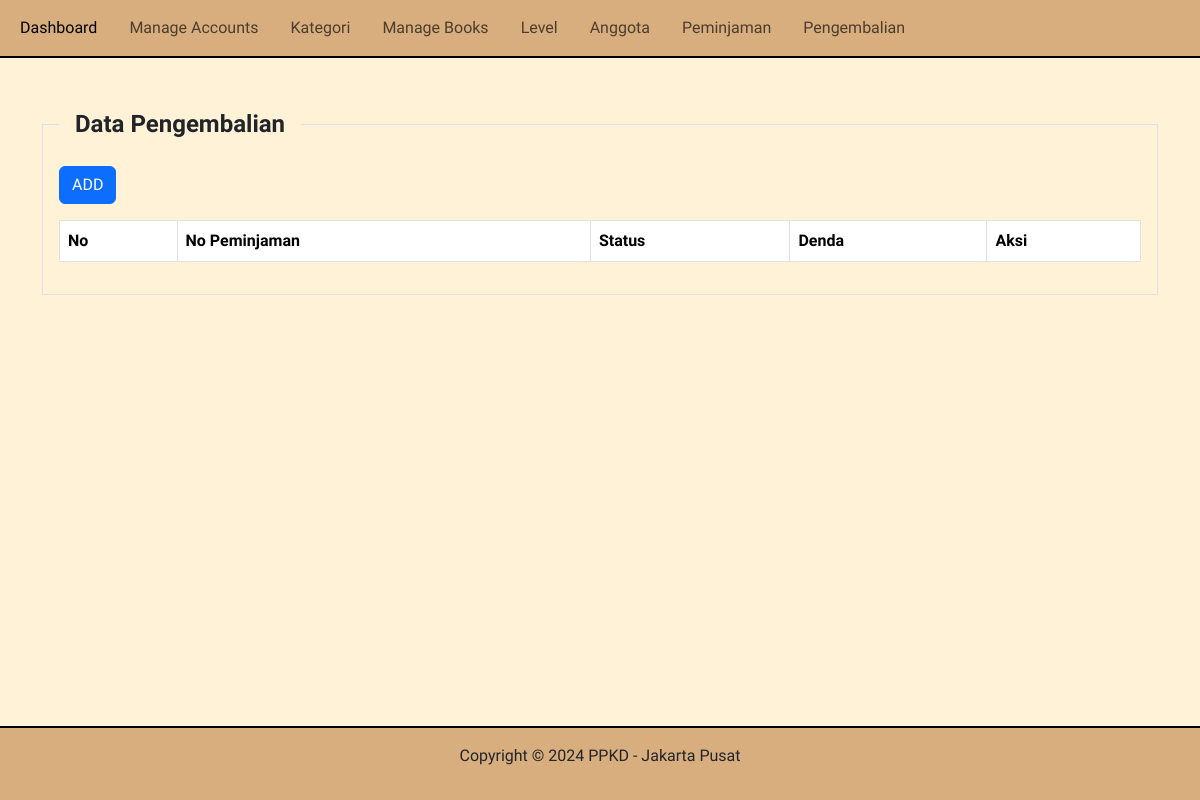
Before: /?pg=pengembalian with the older database file.
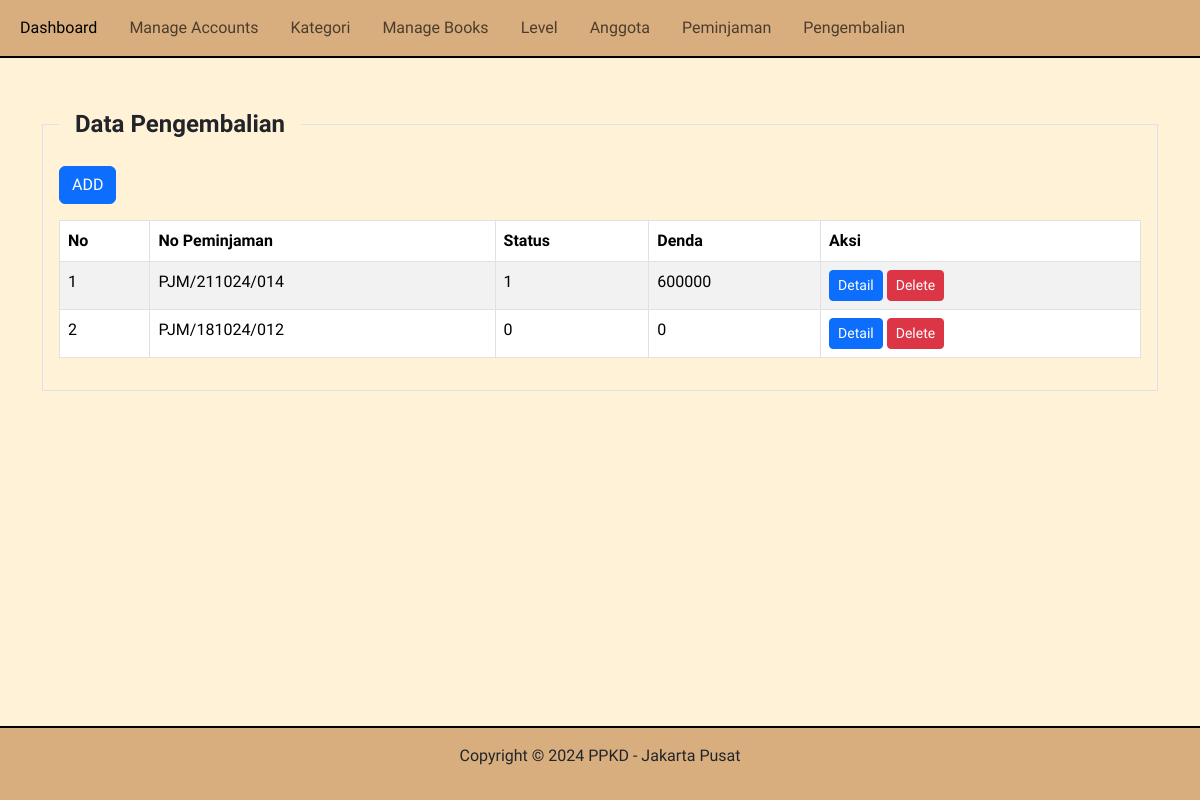
After: the same page with the newer database file.
### tables this page shows
CREATE TABLE `pengembalian` (
  `id` int(11) NOT NULL,
  `id_peminjaman` int(11) NOT NULL,
  `status` tinyint(1) NOT NULL,
  `denda` int(11) NOT NULL,
  `created_at` timestamp NOT NULL DEFAULT current_timestamp(),
  `updated_at` timestamp NOT NULL DEFAULT current_timestamp() ON UPDATE current_timestamp()
);

CREATE TABLE `peminjaman` (
  `id` int(11) NOT NULL,
  `id_anggota` int(11) NOT NULL,
  `no_peminjaman` varchar(50) NOT NULL,
  `tgl_peminjaman` date NOT NULL,
  `tgl_pengembalian` date NOT NULL,
  `status` varchar(20) NOT NULL,
  `created_at` timestamp NOT NULL DEFAULT current_timestamp(),
  `updated_at` timestamp NOT NULL DEFAULT current_timestamp() ON UPDATE current_timestamp(),
  `deleted_at` tinyint(1) NOT NULL DEFAULT 0
);

### content/pengembalian.php (the view, shortened to what this page needs)
<?php
$query = mysqli_query($koneksi, "SELECT peminjaman.no_peminjaman, pengembalian.* FROM pengembalian LEFT JOIN peminjaman ON peminjaman.id = pengembalian.id_peminjaman ORDER BY id DESC");
?>
<div class="mt-5 container">
    <div class="row">
        <div class="col-sm-12">
            <fieldset class="border p-3">
                <legend class="float-none w-auto px-3 fw-bold">Data Pengembalian</legend>
                <div class="button-action mb-3">
                    <a href="?pg=tambah-pengembalian" class=" btn btn-primary custom-button">ADD</a>
                </div>
                <div class="table-responsive">
                    <table class="table table-bordered table-striped">
                        <thead>
                            <tr>
                                <th>No</th>
                                <th>No Peminjaman</th>
                                <th>Status</th>
                                <th>Denda</th>
                                <th>Aksi</th>
                            </tr>
                        </thead>
                        <tbody>
                            <?php
                            $no = 1;
                            while ($row = mysqli_fetch_assoc($query)):
                            ?>
                                <tr>
                                    <td><?php echo $no++ ?></td>
                                    <td><?php echo $row['no_peminjaman'] ?></td>
                                    <td><?php echo $row['status'] ?></td>
                                    <td><?php echo $row['denda'] ?></td>
                                    <td>
                                        <a class="btn btn-primary btn-sm"
                                            href="?pg=tambah-pengembalian&detail=<?php echo $row['id'] ?>">Detail</a>
                                        <a class="btn btn-danger btn-sm"
                                            onclick="return confirm('Apakah Anda Yakin untuk Menghapus Data Ini?')"
                                            href="?pg=tambah-pengembalian&delete=<?php echo $row['id'] ?>">Delete</a>
                                    </td>
                                </tr>
                            <?php endwhile ?>
                        </tbody>
                    </table>
                </div>
            </fieldset>
        </div>
    </div>

Changed rows visible on the page:
added pengembalian: id_peminjaman.no_peminjaman "PJM/211024/014", status "1", denda "600000"
added pengembalian: id_peminjaman.no_peminjaman "PJM/181024/012", status "0", denda "0"
